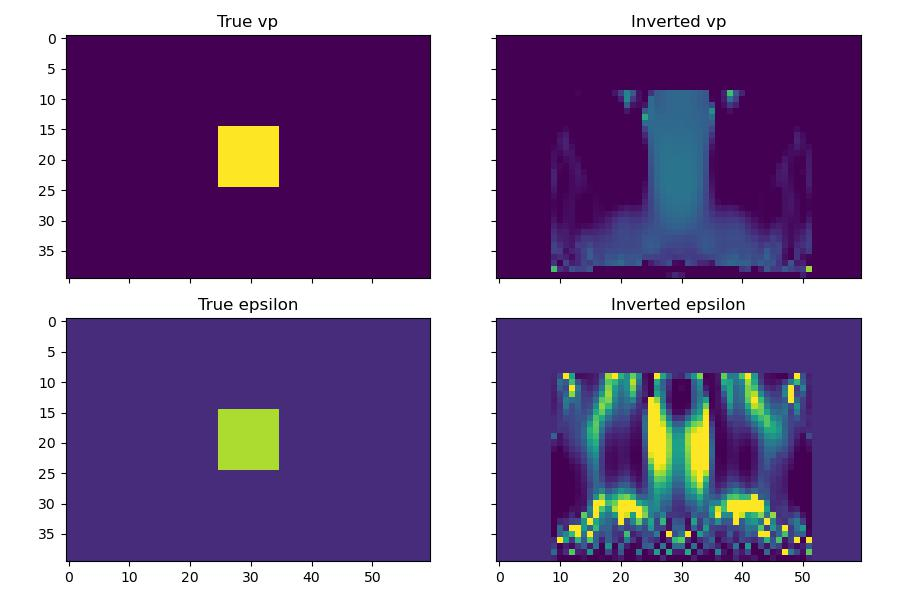

The Python source for this figure:
"""Demonstrates Thomsen-space FWI with deepwave.acoustic_vti.

:func:`deepwave.acoustic_vti` takes VTI stiffnesses (``c11``, ``c13``,
``c33``) directly, but practitioners usually reason and invert in Thomsen
(1986) parameters (``vp``, ``epsilon``, ``delta``) instead. This is exactly
the "converters" case in :ref:`model-parameterisations`:
:func:`deepwave.anisotropy.thomsen_to_cij` is an ordinary
differentiable function, so optimising ``vp``/``epsilon`` directly and
rebuilding the stiffnesses each iteration composes with autograd for free,
with no propagator-side support required.

The pseudo-acoustic VTI system additionally requires ``epsilon >= delta``
everywhere (else it is ill-posed); rather than clamping ``epsilon`` (which
would zero its gradient wherever the clamp is active), this example
reparameterises ``epsilon = delta + softplus(epsilon_free)``, which is
guaranteed ``>= delta`` for *any* real ``epsilon_free`` while staying
smoothly differentiable -- the same chain-rule pattern again, this time
enforcing a physical constraint rather than converting units.

A small crosswell-style survey inverts for both ``vp`` and ``epsilon``
jointly from a uniform starting guess, using the masked-subregion pattern
from :ref:`model-parameterisations` to keep the update within a central
region away from the sources/PML (as in :doc:`example_viscoacoustic`, this
small survey's limited illumination near the edges produces artefacts
there if left unmasked). Even so, ``epsilon`` recovers less completely
than ``vp`` -- a real, well-known trade-off in VTI FWI: anisotropy
parameters need wider propagation-angle diversity than a narrow-aperture
survey like this one provides, while ``vp`` is comparatively well
constrained even at near-vertical incidence.
"""

import math
import os

import matplotlib.pyplot as plt
import torch

import deepwave
from deepwave import acoustic_vti
from deepwave.anisotropy import thomsen_to_cij

device = torch.device("cuda" if torch.cuda.is_available() else "cpu")
torch.manual_seed(0)

# ``DEEPWAVE_SMOKE=1`` shrinks this example so that it can be run quickly as
# an automated check; the default sizes are the ones the text describes.
smoke = os.environ.get("DEEPWAVE_SMOKE") == "1"
ny, nx = 40, 60
dx = 10.0
freq = 20.0
dt = 0.001
nt = 300
peak_time = 1.5 / freq

vp_true = torch.full((ny, nx), 2000.0, device=device)
vp_true[15:25, 25:35] += 200.0
rho = torch.full((ny, nx), 2000.0, device=device)
vs = torch.zeros((ny, nx), device=device)
delta = torch.full((ny, nx), 0.05, device=device)
eps_true = torch.full((ny, nx), 0.10, device=device)
eps_true[15:25, 25:35] = 0.22

n_shots = 3
n_receivers_per_shot = 20
source_locations = torch.zeros(
    n_shots, 1, 2, dtype=torch.long, device=device
)
source_locations[:, 0, 0] = 3
source_locations[:, 0, 1] = torch.linspace(10, nx - 10, n_shots).long()
receiver_locations = torch.zeros(
    n_shots, n_receivers_per_shot, 2, dtype=torch.long, device=device
)
receiver_locations[:, :, 0] = ny - 3
receiver_locations[:, :, 1] = torch.linspace(
    5, nx - 5, n_receivers_per_shot
).long()
source_amplitudes = (
    deepwave.wavelets.ricker(freq, nt, dt, peak_time)
    .reshape(1, 1, -1)
    .repeat(n_shots, 1, 1)
    .to(device)
)
# A generous fixed max_vel: the qP velocity along the axis is
# vp * sqrt(1 + 2 * epsilon), and vp/epsilon both grow during inversion.
max_vel = 1.3 * float((vp_true * torch.sqrt(1 + 2 * eps_true)).max())


def run(vp: torch.Tensor, epsilon: torch.Tensor) -> torch.Tensor:
    """Build stiffnesses from Thomsen parameters and forward model."""
    c11, c13, c33, _, _, buoyancy = thomsen_to_cij(
        vp, vs, rho, epsilon, delta
    )
    return acoustic_vti(
        c11=c11,
        c13=c13,
        c33=c33,
        buoyancy=buoyancy,
        grid_spacing=dx,
        dt=dt,
        source_amplitudes_sigma_v=source_amplitudes,
        source_locations_sigma_v=source_locations,
        receiver_locations_sigma_v=receiver_locations,
        pml_freq=freq,
        max_vel=max_vel,
    ).receiver_amplitudes_sigma_v


observed = run(vp_true, eps_true).detach()

yy, xx = torch.meshgrid(
    torch.arange(ny, device=device),
    torch.arange(nx, device=device),
    indexing="ij",
)
invert_mask = (yy > 8) & (xx > 8) & (xx < nx - 8)

vp_background = 2000.0
# epsilon_free=0 -> softplus(0)=log(2) -> epsilon = delta + log(2) != 0.10,
# so invert softplus to start exactly at the background epsilon=0.10.
eps_free_background = float(
    torch.log(torch.expm1(torch.tensor(0.10 - 0.05)))
)
vp_update = torch.zeros((ny, nx), device=device, requires_grad=True)
eps_free_update = torch.zeros((ny, nx), device=device, requires_grad=True)
optimiser = torch.optim.Adam(
    [
        {"params": [vp_update], "lr": 5.0},
        {"params": [eps_free_update], "lr": 0.05},
    ]
)
loss_fn = torch.nn.MSELoss()
zeros = torch.zeros((ny, nx), device=device)

n_epochs = 20 if smoke else 120
loss_history: list[float] = []
for _epoch in range(n_epochs):
    optimiser.zero_grad()
    vp = vp_background + torch.where(invert_mask, vp_update, zeros)
    eps_free = eps_free_background + torch.where(
        invert_mask, eps_free_update, zeros
    )
    epsilon = delta + torch.nn.functional.softplus(eps_free)
    loss = 1e10 * loss_fn(run(vp, epsilon), observed)
    loss.backward()
    loss_history.append(float(loss.item()))
    optimiser.step()

with torch.no_grad():
    vp_final = vp_background + torch.where(invert_mask, vp_update, zeros)
    eps_free_final = eps_free_background + torch.where(
        invert_mask, eps_free_update, zeros
    )
    eps_final = delta + torch.nn.functional.softplus(eps_free_final)

_, ax = plt.subplots(2, 2, figsize=(9, 6), sharex=True, sharey=True)
ax[0, 0].imshow(vp_true.cpu(), vmin=2000, vmax=2200)
ax[0, 0].set_title("True vp")
ax[0, 1].imshow(vp_final.cpu(), vmin=2000, vmax=2200)
ax[0, 1].set_title("Inverted vp")
ax[1, 0].imshow(eps_true.cpu(), vmin=0.08, vmax=0.24)
ax[1, 0].set_title("True epsilon")
ax[1, 1].imshow(eps_final.cpu(), vmin=0.08, vmax=0.24)
ax[1, 1].set_title("Inverted epsilon")
plt.tight_layout()
plt.savefig("example_vti.jpg")

assert all(math.isfinite(x) for x in loss_history), (
    "loss history contains non-finite values"
)
assert loss_history[-1] < loss_history[0], "loss did not decrease"
